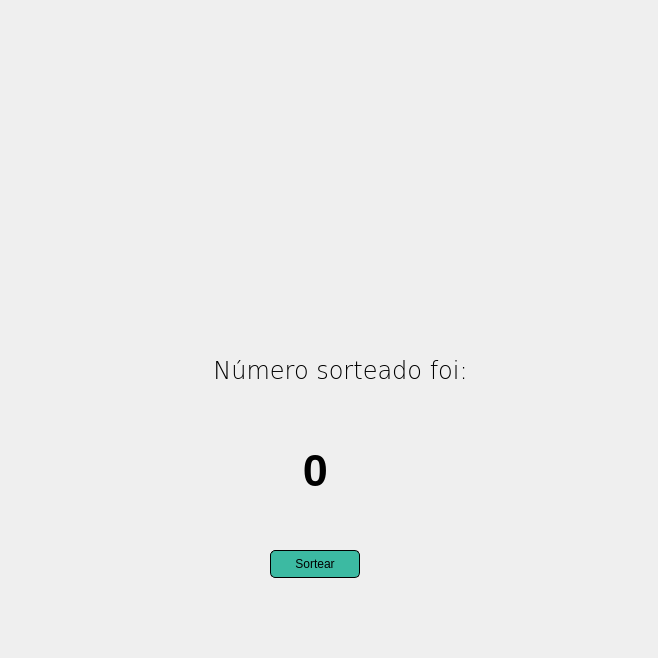
<?xml version="1.0" encoding="UTF-8"?>
<ui version="4.0">
 <class>MainWindow</class>
 <widget class="QMainWindow" name="MainWindow">
  <property name="geometry">
   <rect>
    <x>0</x>
    <y>0</y>
    <width>658</width>
    <height>658</height>
   </rect>
  </property>
  <property name="minimumSize">
   <size>
    <width>658</width>
    <height>658</height>
   </size>
  </property>
  <property name="maximumSize">
   <size>
    <width>658</width>
    <height>658</height>
   </size>
  </property>
  <property name="baseSize">
   <size>
    <width>658</width>
    <height>658</height>
   </size>
  </property>
  <property name="windowTitle">
   <string>Chá Rifa do Samuel</string>
  </property>
  <widget class="QWidget" name="centralwidget">
   <layout class="QGridLayout" name="gridLayout">
    <item row="0" column="0">
     <widget class="QLabel" name="label">
      <property name="frameShadow">
       <enum>QFrame::Raised</enum>
      </property>
      <property name="text">
       <string/>
      </property>
      <property name="pixmap">
       <pixmap>img-cha.jpg</pixmap>
      </property>
     </widget>
    </item>
   </layout>
   <widget class="QLabel" name="Label_drawn_number">
    <property name="geometry">
     <rect>
      <x>250</x>
      <y>430</y>
      <width>131</width>
      <height>81</height>
     </rect>
    </property>
    <property name="font">
     <font>
      <pointsize>34</pointsize>
      <weight>75</weight>
      <bold>true</bold>
     </font>
    </property>
    <property name="styleSheet">
     <string notr="true">color: rgb(0, 0, 0);</string>
    </property>
    <property name="text">
     <string>0</string>
    </property>
    <property name="alignment">
     <set>Qt::AlignCenter</set>
    </property>
   </widget>
   <widget class="QPushButton" name="button_drawn_number">
    <property name="geometry">
     <rect>
      <x>270</x>
      <y>550</y>
      <width>90</width>
      <height>28</height>
     </rect>
    </property>
    <property name="styleSheet">
     <string notr="true">
QPushButton {
     background-color: #3cbaa2; border: 1px solid black;
     border-radius: 5px;
}</string>
    </property>
    <property name="text">
     <string>Sortear</string>
    </property>
   </widget>
   <widget class="QLabel" name="label_2">
    <property name="geometry">
     <rect>
      <x>200</x>
      <y>360</y>
      <width>281</width>
      <height>20</height>
     </rect>
    </property>
    <property name="font">
     <font>
      <family>DejaVu Sans</family>
      <pointsize>18</pointsize>
      <weight>9</weight>
      <italic>false</italic>
      <bold>false</bold>
     </font>
    </property>
    <property name="styleSheet">
     <string notr="true">color: rgb(0, 0, 0);

font: 75 18pt &quot;DejaVu Sans&quot;;</string>
    </property>
    <property name="text">
     <string>Número sorteado foi:</string>
    </property>
    <property name="alignment">
     <set>Qt::AlignCenter</set>
    </property>
   </widget>
  </widget>
 </widget>
 <resources>
  <include location="../../teste.qrc"/>
 </resources>
 <connections/>
</ui>
